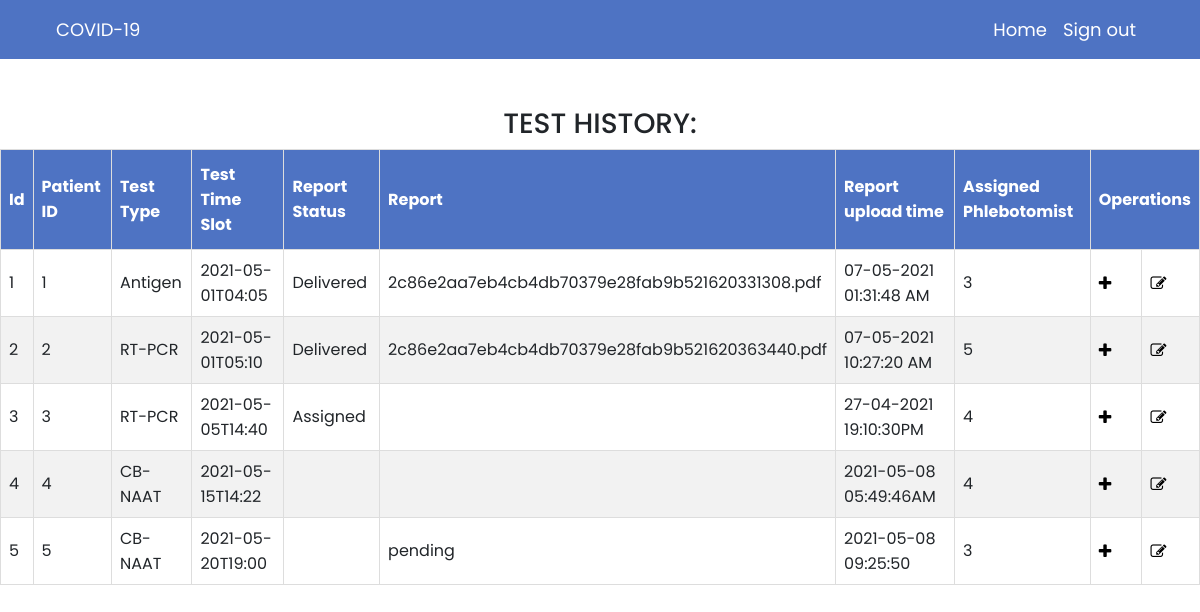
/testrecord.php, run on the app's committed database.
### tables this page shows
CREATE TABLE `testrecordtbl` (
  `testrecordID` int(11) primary key,
  `patientID`int(11) ,
  `TestType` varchar(100) DEFAULT NULL,
  `TestTimeSlot` varchar(120) DEFAULT NULL,
  `ReportStatus` varchar(100) DEFAULT NULL,
  `FinalReport` varchar(150) DEFAULT NULL,
  `ReportUploadTime` varchar(200) DEFAULT NULL,
  `phlebotomistID` varchar(100) NOT NULL
  
  
);

### testrecord.php (the view, shortened to what this page needs)
<html>
    <head>
        <?php include 'link/links.php';?>
    </head>
    <body>
    <nav class = "navbar navbar-expand-sm nav_style p-2">
            <a class = "navbar-brand pl-5" href = "index.php">COVID-19</a>
            <div class = "collapse navbar-collapse pr-5" id = "navbarSupportedContent">
               <ul class = "navbar-nav ml-auto">
                  <li class = "nav-item active">
                     <a class = "nav-link" href = "index2.php">Home
                     </a>
                  </li>
                  <li class = "nav-item">
                     <a class = "nav-link" href = "logout.php">Sign out</a>
                  </li>
               </ul>
            </div>
        </nav>
        <center>
        <div class="main-div mt-3">
            <h3 class="text-center text-uppercase mt-5">Test History:</h3>
            <div class="center-div">
                <div class="table-responsive">
                   <table id="customers">
                    <thead>
                    <tr>
                        <th>Id</th>
                        <th>Patient ID</th>
                        <th>Test Type</th>
                        <th>Test Time Slot</th>
                        <th>Report Status</th>
                        <th>Report</th>
                        <th>Report upload time</th>
                        <th>Assigned Phlebotomist</th>
                        <th colspan="2">Operations</th>
                    </tr>
                    </thead>
                    <tbody>
                       <?php
                        include 'connection.php';
                       $selectquery = " SELECT * from testrecordtbl";
                       $querys = mysqli_query($con,$selectquery);
                          while($res = mysqli_fetch_array($querys)){
                            ?>
                         <tr>
                         <td><?php echo$res['testrecordID'];?></td>
                         <td><?php echo$res['patientID'];?></td>
                         <td><?php echo$res['TestType'];?></td>
                         <td><?php echo$res['TestTimeSlot'];?></td>
                         <td><?php echo$res['ReportStatus'];?></td>
                         <td><?php echo$res['FinalReport'];?></td>
                         <td><?php echo$res['ReportUploadTime'];?></td>
                         <td><?php echo$res['phlebotomistID'];?></td>
                         <td><a href="recordadd.php" data-toggle="tooltip" data-placement="top" title="ADD">
                         <i class="fa fa-plus" aria-hidden="true"></i></a></td>
                         <td><a href="recordupd.php?updateid='.$id.'" data-toggle="tooltip" data-placement="top" title="UPDATE">
                           <i class='fa fa-edit'></i></a></td>
                         </tr>
                         <?php
                            }
                           ?>
                    </tbody>
                   </table>
                </div>
            </div>
        </div>
                           </center>
    </body>
</html>

### css/styleadmin.php (style rules this page uses)
body { margin:0; padding:0; }

### css/style.php (style rules this page uses)
html { scroll-behavior:smooth; }
* { margin :0; padding: 0; box-sizing : border-box; }
.nav_style { background-color:#4E73C3; }
.nav_style a { color : white; font-size: 18px; }

### testrecord.php (style rules this page uses)
html,body { font-family: 'Poppins', sans-serif; }
#customers { font-family: 'Poppins', sans-serif; border-collapse: collapse; width: 100%; }
#customers td, #customers th { border: 1px solid #ddd; padding: 8px; }
#customers tr:nth-child(even) { background-color: #f2f2f2; }
#customers th { padding-top: 12px; padding-bottom: 12px; text-align: left; background-color: #4E73C3; color: white; }
.fa { color:#000; }
.table-responsive { max-width: 1200px; max-height: 450px; overflow: scroll; }
th { position: sticky; top: 0; }

### data on the page
testrecordtbl: testrecordID "1", patientID "1", TestType "Antigen", TestTimeSlot "2021-05-01T04:05", ReportStatus "Delivered", FinalReport "2c86e2aa7eb4cb4db70379e28fab9b521620331308.pdf", ReportUploadTime "07-05-2021 01:31:48 AM", phlebotomistID "3"
testrecordtbl: testrecordID "2", patientID "2", TestType "RT-PCR", TestTimeSlot "2021-05-01T05:10", ReportStatus "Delivered", FinalReport "2c86e2aa7eb4cb4db70379e28fab9b521620363440.pdf", ReportUploadTime "07-05-2021 10:27:20 AM", phlebotomistID "5"
testrecordtbl: testrecordID "3", patientID "3", TestType "RT-PCR", TestTimeSlot "2021-05-05T14:40", ReportStatus "Assigned", ReportUploadTime "27-04-2021 19:10:30PM", phlebotomistID "4"
testrecordtbl: testrecordID "4", patientID "4", TestType "CB-NAAT", TestTimeSlot "2021-05-15T14:22", ReportUploadTime "2021-05-08 05:49:46AM", phlebotomistID "4"
testrecordtbl: testrecordID "5", patientID "5", TestType "CB-NAAT", TestTimeSlot "2021-05-20T19:00", FinalReport "pending", ReportUploadTime "2021-05-08 09:25:50", phlebotomistID "3"
